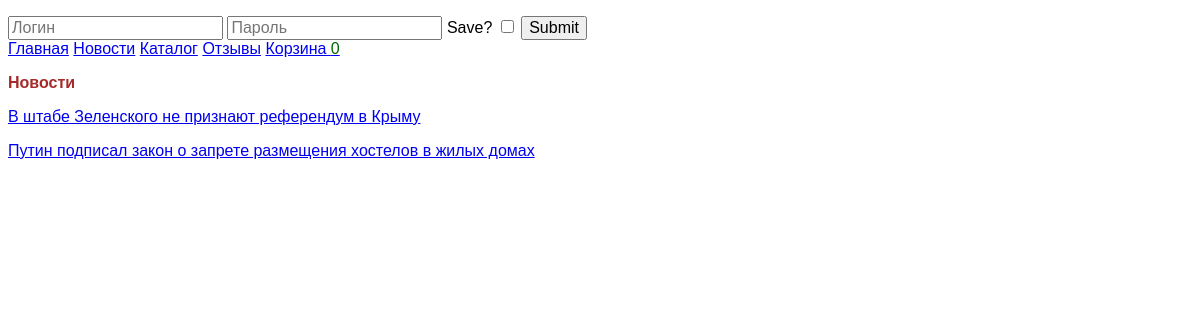
Page /news/ on the committed database.
### tables this page shows
CREATE TABLE `news` (
  `id` int(11) NOT NULL,
  `category` int(11) NOT NULL,
  `prev` text NOT NULL,
  `text` text NOT NULL
);

### engine/db.php (called while the page is built, shortened)
<?php
function getDb() {
    static $db = null;
    if (is_null($db)) {
        $db = @mysqli_connect(HOST, USER, PASS, DB) or die("Could not connect: " . mysqli_connect_error());
    }
    return $db;
}
function getAssocResult($sql)
{
    $db = getDb();
    $result = @mysqli_query($db, $sql) or die(mysqli_error($db));
    $array_result = [];
    while ($row = mysqli_fetch_assoc($result))
        $array_result[] = $row;
    return $array_result;
}

### engine/news.php (called while the page is built, shortened)
<?php
function getNews()
{
    $sql = "SELECT * FROM news";
    $news = getAssocResult($sql);
    return $news;
}

### engine/controller.php (called while the page is built, shortened)
<?php
function prepareVariables($page, $action, $id)
{
    $params = [];
    $params['allow'] = false;
    $params['admin'] = false;
    $params['count'] = getBasketCount();
    switch ($page) {
        case 'news':
            $params["news"] = getNews();
            break;
    }
    return $params;
}

### views/news.php (the view)
<h2>Новости</h2>
<?php foreach ($news as $item): ?>
    <p><a href="/newspage/<?=$item['id']?>"><?=$item['prev']?></a></p>
<?php endforeach;?>

### public/css/my.css (style rules this page uses)
html * { font-size: 1em !important; font-family: Arial !important; }
h2 { color: brown; }

### rows in the picture
news: prev "В штабе Зеленского не признают референдум в Крыму"
news: prev "Путин подписал закон о запрете размещения хостелов в жилых домах"

### other values in the picture
$count "0"
